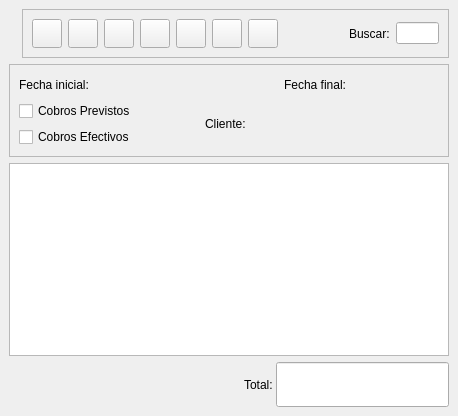
<ui version="4.0" >
 <author>Tomeu Borras Riera</author>
 <comment></comment>
 <exportmacro></exportmacro>
 <class>CobrosListBase</class>
 <widget class="QWidget" name="CobrosListBase" >
  <property name="enabled" >
   <bool>true</bool>
  </property>
  <property name="geometry" >
   <rect>
    <x>0</x>
    <y>0</y>
    <width>458</width>
    <height>416</height>
   </rect>
  </property>
  <property name="windowTitle" >
   <string>Cobros</string>
  </property>
  <property name="windowIcon" >
   <iconset resource="../../bulmages.qrc" >:/Bulmafact48x48/images/png/48x48/i_bulmages_cobros_listado.48x48.png</iconset>
  </property>
  <layout class="QVBoxLayout" >
   <property name="margin" >
    <number>9</number>
   </property>
   <property name="spacing" >
    <number>6</number>
   </property>
   <item>
    <layout class="QHBoxLayout" >
     <property name="margin" >
      <number>0</number>
     </property>
     <property name="spacing" >
      <number>6</number>
     </property>
     <item>
      <widget class="QLabel" name="label" >
       <property name="text" >
        <string/>
       </property>
       <property name="pixmap" >
        <pixmap resource="../../bulmages.qrc" >:/Bulmafact48x48/images/png/48x48/i_bulmages_cobros_listado.48x48.png</pixmap>
       </property>
      </widget>
     </item>
     <item>
      <widget class="QFrame" name="m_botonera" >
       <property name="frameShape" >
        <enum>QFrame::StyledPanel</enum>
       </property>
       <property name="frameShadow" >
        <enum>QFrame::Raised</enum>
       </property>
       <layout class="QHBoxLayout" >
        <property name="margin" >
         <number>9</number>
        </property>
        <property name="spacing" >
         <number>6</number>
        </property>
        <item>
         <widget class="QToolButton" name="mui_crear" >
          <property name="toolTip" >
           <string>Nuevo cobro</string>
          </property>
          <property name="whatsThis" >
           <string>Nuevo cobro</string>
          </property>
          <property name="text" >
           <string/>
          </property>
          <property name="icon" >
           <iconset resource="../../bulmages.qrc" >:/Genericos32x32/images/pendientes/i_fileNew.xpm</iconset>
          </property>
          <property name="iconSize" >
           <size>
            <width>22</width>
            <height>22</height>
           </size>
          </property>
         </widget>
        </item>
        <item>
         <widget class="QToolButton" name="mui_editar" >
          <property name="toolTip" >
           <string>Editar cobro</string>
          </property>
          <property name="whatsThis" >
           <string>Editar cobro</string>
          </property>
          <property name="text" >
           <string/>
          </property>
          <property name="icon" >
           <iconset resource="../../bulmages.qrc" >:/Genericos32x32/images/pendientes/i_edit.png</iconset>
          </property>
          <property name="iconSize" >
           <size>
            <width>22</width>
            <height>22</height>
           </size>
          </property>
         </widget>
        </item>
        <item>
         <widget class="QToolButton" name="mui_borrar" >
          <property name="toolTip" >
           <string>Borrar cobro</string>
          </property>
          <property name="whatsThis" >
           <string>Borrar cobro</string>
          </property>
          <property name="text" >
           <string/>
          </property>
          <property name="icon" >
           <iconset resource="../../bulmages.qrc" >:/Genericos32x32/images/pendientes/i_editDelete.png</iconset>
          </property>
          <property name="iconSize" >
           <size>
            <width>22</width>
            <height>22</height>
           </size>
          </property>
         </widget>
        </item>
        <item>
         <widget class="QToolButton" name="mui_imprimir" >
          <property name="toolTip" >
           <string>Imprimir listado</string>
          </property>
          <property name="whatsThis" >
           <string>Imprimir listado</string>
          </property>
          <property name="text" >
           <string/>
          </property>
          <property name="icon" >
           <iconset resource="../../bulmages.qrc" >:/Genericos32x32/images/pendientes/i_filePrint.xpm</iconset>
          </property>
          <property name="iconSize" >
           <size>
            <width>22</width>
            <height>22</height>
           </size>
          </property>
         </widget>
        </item>
        <item>
         <widget class="QToolButton" name="mui_filtrar" >
          <property name="toolTip" >
           <string>Filtrar cobros</string>
          </property>
          <property name="whatsThis" >
           <string>Filtrar cobros</string>
          </property>
          <property name="text" >
           <string/>
          </property>
          <property name="icon" >
           <iconset resource="../../bulmages.qrc" >:/Genericos32x32/images/pendientes/i_find.png</iconset>
          </property>
          <property name="iconSize" >
           <size>
            <width>22</width>
            <height>22</height>
           </size>
          </property>
          <property name="checkable" >
           <bool>true</bool>
          </property>
         </widget>
        </item>
        <item>
         <widget class="QToolButton" name="mui_configurar" >
          <property name="toolTip" >
           <string>Configurar listado</string>
          </property>
          <property name="whatsThis" >
           <string>Configurar listado</string>
          </property>
          <property name="text" >
           <string/>
          </property>
          <property name="icon" >
           <iconset resource="../../bulmages.qrc" >:/Genericos32x32/images/pendientes/i_packageSettings.png</iconset>
          </property>
          <property name="iconSize" >
           <size>
            <width>22</width>
            <height>22</height>
           </size>
          </property>
          <property name="checkable" >
           <bool>true</bool>
          </property>
         </widget>
        </item>
        <item>
         <widget class="QToolButton" name="mui_actualizar" >
          <property name="toolTip" >
           <string>Actualizar listado</string>
          </property>
          <property name="whatsThis" >
           <string>Actualizar listado</string>
          </property>
          <property name="text" >
           <string/>
          </property>
          <property name="icon" >
           <iconset resource="../../bulmages.qrc" >:/Genericos32x32/images/pendientes/i_reload.png</iconset>
          </property>
          <property name="iconSize" >
           <size>
            <width>22</width>
            <height>22</height>
           </size>
          </property>
         </widget>
        </item>
        <item>
         <spacer>
          <property name="orientation" >
           <enum>Qt::Horizontal</enum>
          </property>
          <property name="sizeType" >
           <enum>QSizePolicy::Expanding</enum>
          </property>
          <property name="sizeHint" >
           <size>
            <width>130</width>
            <height>20</height>
           </size>
          </property>
         </spacer>
        </item>
        <item>
         <widget class="QLabel" name="textLabel1" >
          <property name="text" >
           <string>Buscar:</string>
          </property>
         </widget>
        </item>
        <item>
         <widget class="QLineEdit" name="m_filtro" />
        </item>
       </layout>
      </widget>
     </item>
    </layout>
   </item>
   <item>
    <widget class="QFrame" name="m_busqueda" >
     <property name="frameShape" >
      <enum>QFrame::StyledPanel</enum>
     </property>
     <property name="frameShadow" >
      <enum>QFrame::Raised</enum>
     </property>
     <layout class="QVBoxLayout" >
      <property name="margin" >
       <number>9</number>
      </property>
      <property name="spacing" >
       <number>6</number>
      </property>
      <item>
       <layout class="QHBoxLayout" >
        <property name="margin" >
         <number>0</number>
        </property>
        <property name="spacing" >
         <number>3</number>
        </property>
        <item>
         <widget class="QLabel" name="textLabel1_4" >
          <property name="text" >
           <string>Fecha inicial:</string>
          </property>
         </widget>
        </item>
        <item>
         <widget class="BusquedaFecha" name="m_fechain" />
        </item>
        <item>
         <spacer>
          <property name="orientation" >
           <enum>Qt::Horizontal</enum>
          </property>
          <property name="sizeType" >
           <enum>QSizePolicy::Expanding</enum>
          </property>
          <property name="sizeHint" >
           <size>
            <width>200</width>
            <height>21</height>
           </size>
          </property>
         </spacer>
        </item>
        <item>
         <widget class="QLabel" name="textLabel1_4_2" >
          <property name="text" >
           <string>Fecha final:</string>
          </property>
         </widget>
        </item>
        <item>
         <widget class="BusquedaFecha" name="m_fechafin" />
        </item>
        <item>
         <spacer>
          <property name="orientation" >
           <enum>Qt::Horizontal</enum>
          </property>
          <property name="sizeType" >
           <enum>QSizePolicy::Expanding</enum>
          </property>
          <property name="sizeHint" >
           <size>
            <width>101</width>
            <height>21</height>
           </size>
          </property>
         </spacer>
        </item>
       </layout>
      </item>
      <item>
       <layout class="QHBoxLayout" >
        <property name="margin" >
         <number>0</number>
        </property>
        <property name="spacing" >
         <number>6</number>
        </property>
        <item>
         <layout class="QVBoxLayout" >
          <property name="margin" >
           <number>0</number>
          </property>
          <property name="spacing" >
           <number>6</number>
          </property>
          <item>
           <widget class="QCheckBox" name="mui_previsiones" >
            <property name="text" >
             <string>Cobros Previstos</string>
            </property>
           </widget>
          </item>
          <item>
           <widget class="QCheckBox" name="mui_efectivos" >
            <property name="text" >
             <string>Cobros Efectivos</string>
            </property>
           </widget>
          </item>
         </layout>
        </item>
        <item>
         <spacer>
          <property name="orientation" >
           <enum>Qt::Horizontal</enum>
          </property>
          <property name="sizeType" >
           <enum>QSizePolicy::Expanding</enum>
          </property>
          <property name="sizeHint" >
           <size>
            <width>191</width>
            <height>31</height>
           </size>
          </property>
         </spacer>
        </item>
        <item>
         <widget class="QLabel" name="textLabel1_2_2_2" >
          <property name="text" >
           <string>Cliente:</string>
          </property>
         </widget>
        </item>
        <item>
         <widget class="BusquedaCliente" name="m_cliente" />
        </item>
        <item>
         <spacer>
          <property name="orientation" >
           <enum>Qt::Horizontal</enum>
          </property>
          <property name="sizeType" >
           <enum>QSizePolicy::Expanding</enum>
          </property>
          <property name="sizeHint" >
           <size>
            <width>314</width>
            <height>31</height>
           </size>
          </property>
         </spacer>
        </item>
       </layout>
      </item>
     </layout>
    </widget>
   </item>
   <item>
    <widget class="CobrosListSubForm" name="mui_list" />
   </item>
   <item>
    <layout class="QHBoxLayout" >
     <property name="margin" >
      <number>0</number>
     </property>
     <property name="spacing" >
      <number>3</number>
     </property>
     <item>
      <spacer>
       <property name="orientation" >
        <enum>Qt::Horizontal</enum>
       </property>
       <property name="sizeType" >
        <enum>QSizePolicy::Expanding</enum>
       </property>
       <property name="sizeHint" >
        <size>
         <width>340</width>
         <height>21</height>
        </size>
       </property>
      </spacer>
     </item>
     <item>
      <widget class="QLabel" name="textLabel1_3" >
       <property name="text" >
        <string>Total:</string>
       </property>
      </widget>
     </item>
     <item>
      <widget class="QLineEdit" name="m_total" >
       <property name="enabled" >
        <bool>true</bool>
       </property>
       <property name="font" >
        <font>
         <family>Sans Serif</family>
         <pointsize>20</pointsize>
         <weight>75</weight>
         <italic>false</italic>
         <bold>true</bold>
         <underline>false</underline>
         <strikeout>false</strikeout>
        </font>
       </property>
       <property name="alignment" >
        <set>Qt::AlignRight</set>
       </property>
      </widget>
     </item>
    </layout>
   </item>
  </layout>
 </widget>
 <layoutdefault spacing="3" margin="5" />
 <pixmapfunction></pixmapfunction>
 <customwidgets>
  <customwidget>
   <class>BusquedaFecha</class>
   <extends></extends>
   <header>../../../bulmalib/busquedafecha.h</header>
   <container>0</container>
   <pixmap></pixmap>
  </customwidget>
  <customwidget>
   <class>BusquedaCliente</class>
   <extends></extends>
   <header>busquedacliente.h</header>
   <container>0</container>
   <pixmap></pixmap>
  </customwidget>
  <customwidget>
   <class>CobrosListSubForm</class>
   <extends>QTableWidget</extends>
   <header>cobroslist.h</header>
   <container>0</container>
   <pixmap></pixmap>
  </customwidget>
 </customwidgets>
 <resources>
  <include location="../../bulmages.qrc" />
 </resources>
 <connections>
  <connection>
   <sender>mui_filtrar</sender>
   <signal>toggled(bool)</signal>
   <receiver>m_busqueda</receiver>
   <slot>setShown(bool)</slot>
   <hints>
    <hint type="sourcelabel" >
     <x>241</x>
     <y>39</y>
    </hint>
    <hint type="destinationlabel" >
     <x>228</x>
     <y>69</y>
    </hint>
   </hints>
  </connection>
 </connections>
</ui>
